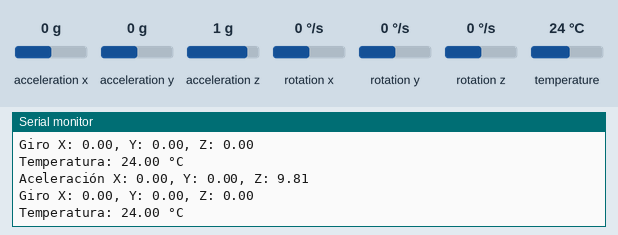
Simulated run of this sketch. Board: Arduino Uno, built with avr-gcc and run on an emulated ATmega328P. On the bench: the last lines printed to the serial monitor. Inputs (shaded band) come from the test bench; at power-on: acceleration x 0 g, acceleration y 0 g, acceleration z 1 g, rotation x 0 °/s, rotation y 0 °/s, rotation z 0 °/s, temperature 24 °C.

Above: at 1.3 s.
1.4 s: acceleration x set to -1.4 g
At 1.83 s:
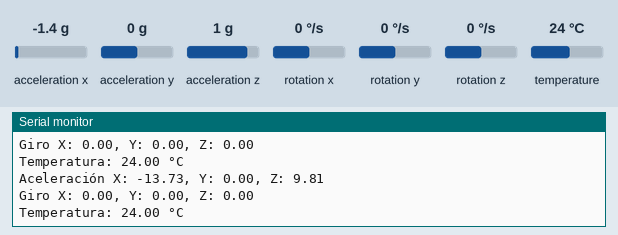
2.9 s: acceleration y set to -1.4 g
At 3.35 s:
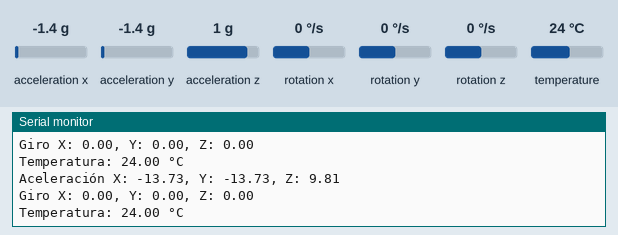
4.4 s: acceleration z set to -1.4 g
At 4.86 s:
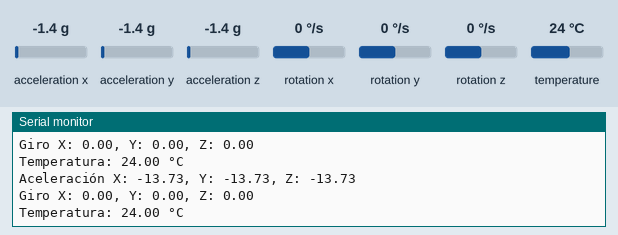
5.9 s: rotation x set to -192 °/s
At 6.38 s:
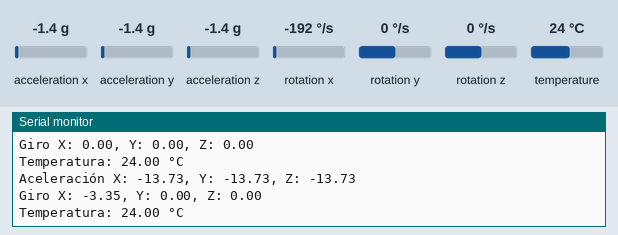
7.4 s: rotation y set to -192 °/s
At 7.9 s:
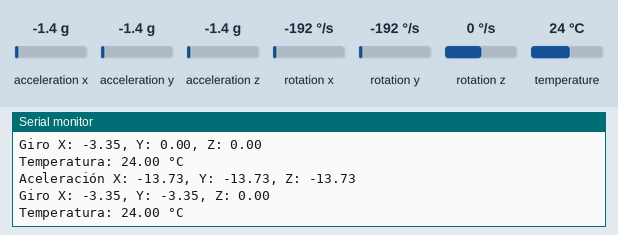

Measured:
- after the input at 1.4 s, the serial monitor: prints a new line after 0.12 s (image 1)
- after the input at 2.9 s, the serial monitor: prints a new line after 0.14 s (image 2)
- after the input at 4.4 s, the serial monitor: prints a new line after 0.15 s (image 3)
- after the input at 5.9 s, the serial monitor: prints a new line after 0.17 s (image 4)
- after the input at 7.4 s, the serial monitor: prints a new line after 0.19 s (image 5)

The sketch:

MPU6050_Test.ino
```cpp
#include <Wire.h>
#include <Adafruit_MPU6050.h>
#include <Adafruit_Sensor.h>

Adafruit_MPU6050 mpu;

void setup() {
  Serial.begin(115200);

  // Iniciar el MPU6050
  if (!mpu.begin()) {
    Serial.println("Error al iniciar el MPU6050. ¡Revisa tus conexiones!");
    while (1);
  }

  Serial.println("MPU6050 encontrado!");
}

void loop() {
  /* Leer los sensores y almacenar los datos. */
  sensors_event_t a, g, temp;
  mpu.getEvent(&a, &g, &temp);

  /* Imprimir los valores en el monitor serial. */
  Serial.print("Aceleración X: ");
  Serial.print(a.acceleration.x);
  Serial.print(", Y: ");
  Serial.print(a.acceleration.y);
  Serial.print(", Z: ");
  Serial.println(a.acceleration.z);

  Serial.print("Giro X: ");
  Serial.print(g.gyro.x);
  Serial.print(", Y: ");
  Serial.print(g.gyro.y);
  Serial.print(", Z: ");
  Serial.println(g.gyro.z);

  Serial.print("Temperatura: ");
  Serial.print(temp.temperature);
  Serial.println(" °C");

  delay(500);
}
```
